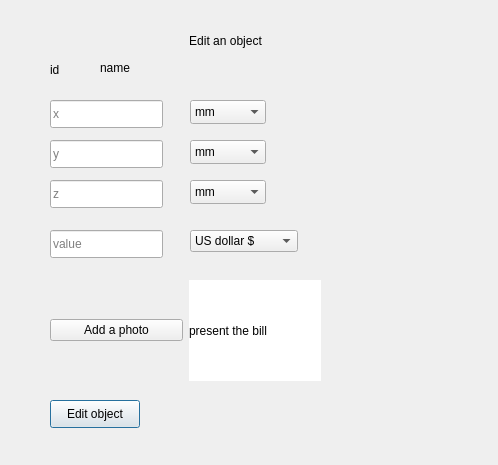
<?xml version="1.0" encoding="UTF-8"?>
<ui version="4.0">
 <class>edit_ui</class>
 <widget class="QDialog" name="edit_ui">
  <property name="geometry">
   <rect>
    <x>0</x>
    <y>0</y>
    <width>498</width>
    <height>465</height>
   </rect>
  </property>
  <property name="windowTitle">
   <string>Edit an object</string>
  </property>
  <widget class="QLabel" name="label">
   <property name="geometry">
    <rect>
     <x>110</x>
     <y>30</y>
     <width>231</width>
     <height>21</height>
    </rect>
   </property>
   <property name="text">
    <string>Edit an object</string>
   </property>
   <property name="alignment">
    <set>Qt::AlignCenter</set>
   </property>
  </widget>
  <widget class="QLineEdit" name="x">
   <property name="geometry">
    <rect>
     <x>50</x>
     <y>100</y>
     <width>113</width>
     <height>28</height>
    </rect>
   </property>
   <property name="inputMask">
    <string/>
   </property>
   <property name="placeholderText">
    <string>x</string>
   </property>
  </widget>
  <widget class="QLineEdit" name="y">
   <property name="geometry">
    <rect>
     <x>50</x>
     <y>140</y>
     <width>113</width>
     <height>28</height>
    </rect>
   </property>
   <property name="placeholderText">
    <string>y</string>
   </property>
  </widget>
  <widget class="QLineEdit" name="z">
   <property name="geometry">
    <rect>
     <x>50</x>
     <y>180</y>
     <width>113</width>
     <height>28</height>
    </rect>
   </property>
   <property name="placeholderText">
    <string>z</string>
   </property>
   <property name="cursorMoveStyle">
    <enum>Qt::VisualMoveStyle</enum>
   </property>
  </widget>
  <widget class="QComboBox" name="comboBox">
   <property name="geometry">
    <rect>
     <x>190</x>
     <y>100</y>
     <width>76</width>
     <height>24</height>
    </rect>
   </property>
   <item>
    <property name="text">
     <string>mm</string>
    </property>
   </item>
   <item>
    <property name="text">
     <string>cm</string>
    </property>
   </item>
  </widget>
  <widget class="QComboBox" name="comboBox_2">
   <property name="geometry">
    <rect>
     <x>190</x>
     <y>140</y>
     <width>76</width>
     <height>24</height>
    </rect>
   </property>
   <item>
    <property name="text">
     <string>mm</string>
    </property>
   </item>
   <item>
    <property name="text">
     <string>cm</string>
    </property>
   </item>
  </widget>
  <widget class="QComboBox" name="comboBox_3">
   <property name="geometry">
    <rect>
     <x>190</x>
     <y>180</y>
     <width>76</width>
     <height>24</height>
    </rect>
   </property>
   <item>
    <property name="text">
     <string>mm</string>
    </property>
   </item>
   <item>
    <property name="text">
     <string>cm</string>
    </property>
   </item>
  </widget>
  <widget class="QLabel" name="label_id">
   <property name="geometry">
    <rect>
     <x>50</x>
     <y>60</y>
     <width>51</width>
     <height>20</height>
    </rect>
   </property>
   <property name="text">
    <string>id</string>
   </property>
  </widget>
  <widget class="QLabel" name="label_name">
   <property name="geometry">
    <rect>
     <x>100</x>
     <y>60</y>
     <width>58</width>
     <height>16</height>
    </rect>
   </property>
   <property name="text">
    <string>name</string>
   </property>
  </widget>
  <widget class="QPushButton" name="button_edit">
   <property name="geometry">
    <rect>
     <x>50</x>
     <y>400</y>
     <width>90</width>
     <height>28</height>
    </rect>
   </property>
   <property name="text">
    <string>Edit object</string>
   </property>
  </widget>
  <widget class="QLineEdit" name="value">
   <property name="geometry">
    <rect>
     <x>50</x>
     <y>230</y>
     <width>113</width>
     <height>28</height>
    </rect>
   </property>
   <property name="text">
    <string/>
   </property>
   <property name="placeholderText">
    <string>value</string>
   </property>
  </widget>
  <widget class="QComboBox" name="comboBox_4">
   <property name="geometry">
    <rect>
     <x>190</x>
     <y>230</y>
     <width>122</width>
     <height>25</height>
    </rect>
   </property>
   <property name="editable">
    <bool>false</bool>
   </property>
   <property name="currentText">
    <string>US dollar $</string>
   </property>
   <property name="currentIndex">
    <number>0</number>
   </property>
   <property name="maxVisibleItems">
    <number>8</number>
   </property>
   <property name="sizeAdjustPolicy">
    <enum>QComboBox::AdjustToContents</enum>
   </property>
   <property name="iconSize">
    <size>
     <width>30</width>
     <height>16</height>
    </size>
   </property>
   <item>
    <property name="text">
     <string>US dollar $</string>
    </property>
   </item>
   <item>
    <property name="text">
     <string>Chinese Yuan </string>
    </property>
   </item>
   <item>
    <property name="text">
     <string/>
    </property>
   </item>
  </widget>
  <widget class="QWidget" name="horizontalLayoutWidget">
   <property name="geometry">
    <rect>
     <x>50</x>
     <y>280</y>
     <width>271</width>
     <height>101</height>
    </rect>
   </property>
   <layout class="QHBoxLayout" name="horizontalLayout">
    <item>
     <widget class="QPushButton" name="addphoto_btn">
      <property name="text">
       <string>Add a photo</string>
      </property>
     </widget>
    </item>
    <item>
     <widget class="QLabel" name="photolabel">
      <property name="styleSheet">
       <string notr="true">background-color: rgb(255, 255, 255);
font: italic 11pt &quot;Ubuntu Mono&quot;;
</string>
      </property>
      <property name="text">
       <string>present the bill</string>
      </property>
     </widget>
    </item>
   </layout>
  </widget>
 </widget>
 <resources/>
 <connections/>
</ui>
